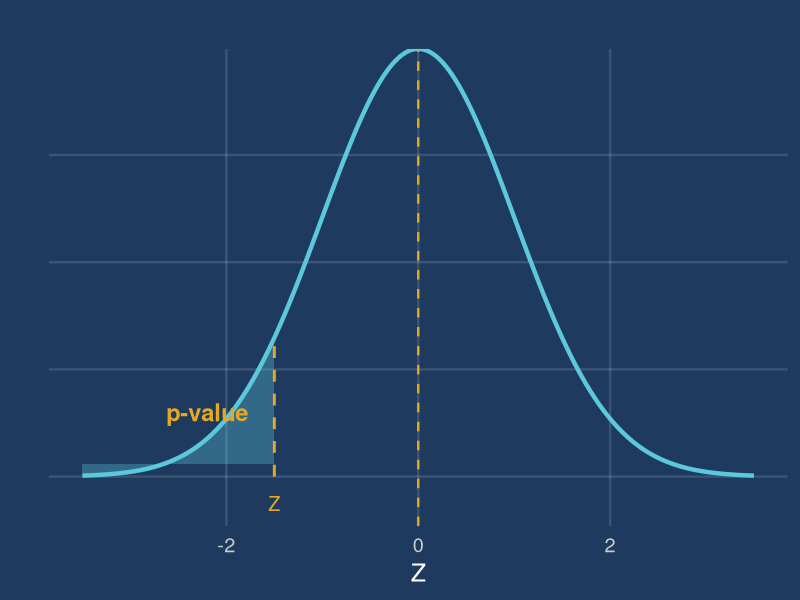
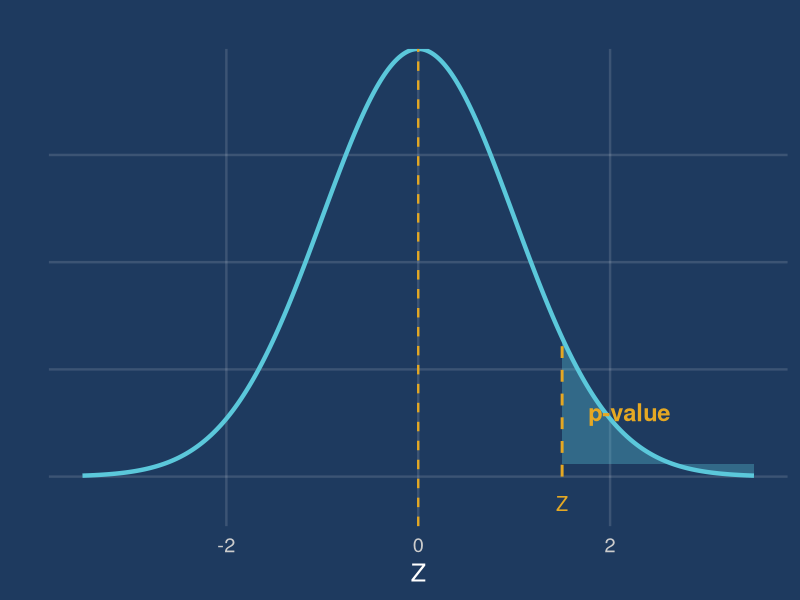
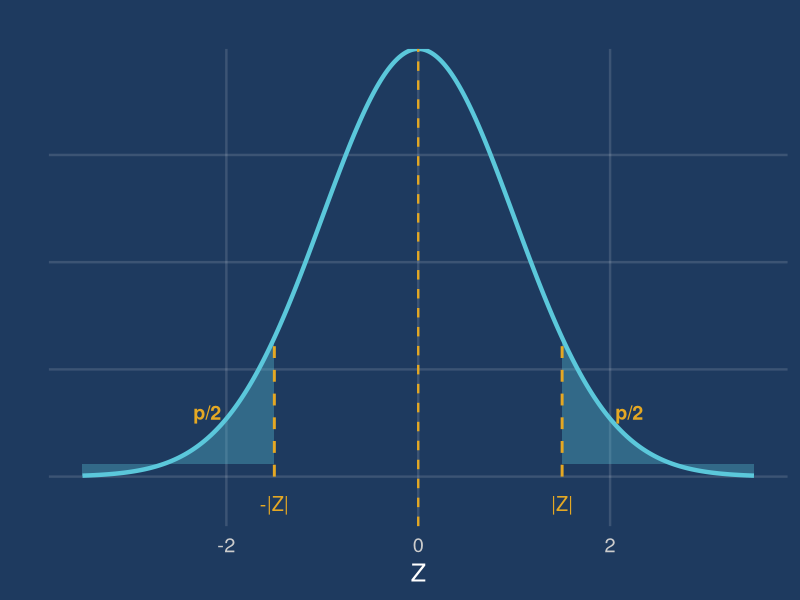

The R script that drew these images, in order:
## ---- chunk 1
#| include: false
library(ggplot2)

theme_section <- function() {
  theme_minimal(base_size = 18) +
  theme(
    plot.background  = element_rect(fill = "#1e3a5f", color = NA),
    panel.background = element_rect(fill = "#1e3a5f", color = NA),
    panel.grid.major = element_line(color = "#ffffff22"),
    panel.grid.minor = element_blank(),
    text             = element_text(color = "white"),
    axis.text        = element_text(color = "#cccccc"),
    plot.title       = element_text(color = "#E5A823", size = 20, face = "bold")
  )
}

# helper: normal curve with shaded region
shade_normal <- function(mu, sigma, shade_from, shade_to,
                         title = "", xlab = "",
                         shade_col = "#5BC8DB55",
                         line_col = "#5BC8DB",
                         xlim_low = mu - 3.5 * sigma,
                         xlim_high = mu + 3.5 * sigma) {
  x_all <- seq(xlim_low, xlim_high, length.out = 400)
  y_all <- dnorm(x_all, mu, sigma)
  x_shade <- seq(max(shade_from, xlim_low), min(shade_to, xlim_high), length.out = 400)
  y_shade <- dnorm(x_shade, mu, sigma)

  gap <- max(y_all) * 0.03
  df_curve <- data.frame(x = x_all, y = y_all)
  df_shade <- data.frame(x = c(x_shade[1], x_shade, x_shade[length(x_shade)]),
                         y = c(gap, y_shade, gap))

  ggplot() +
    geom_polygon(data = df_shade, aes(x, y),
                 fill = shade_col, color = NA) +
    geom_line(data = df_curve, aes(x, y),
              color = line_col, linewidth = 1.5) +
    geom_vline(xintercept = mu, color = "#E5A823", linewidth = 0.8, linetype = "dashed") +
    labs(title = title, x = xlab, y = "") +
    scale_y_continuous(expand = expansion(mult = c(0.05, 0))) +
    theme_section() +
    theme(axis.text.y = element_blank(),
          axis.ticks.y = element_blank(),
          plot.title = element_text(size = 18))
}
## ---- chunk 2
#| echo: false
#| fig-width: 9
#| fig-height: 4
#| fig-align: center
shade_normal(0, 1, -4, -1.5,
             title = "",
             xlab = "Z") +
  annotate("text", x = -2.2, y = 0.06, label = "p-value",
           color = "#E5A823", size = 6, fontface = "bold") +
  annotate("segment", x = -1.5, xend = -1.5, y = 0, yend = dnorm(-1.5),
           color = "#E5A823", linewidth = 1, linetype = "dashed") +
  annotate("text", x = -1.5, y = -0.025, label = "Z",
           color = "#E5A823", size = 5)
## ---- chunk 3
#| echo: false
#| fig-width: 9
#| fig-height: 4
#| fig-align: center
shade_normal(0, 1, 1.5, 4,
             title = "",
             xlab = "Z") +
  annotate("text", x = 2.2, y = 0.06, label = "p-value",
           color = "#E5A823", size = 6, fontface = "bold") +
  annotate("segment", x = 1.5, xend = 1.5, y = 0, yend = dnorm(1.5),
           color = "#E5A823", linewidth = 1, linetype = "dashed") +
  annotate("text", x = 1.5, y = -0.025, label = "Z",
           color = "#E5A823", size = 5)
## ---- chunk 4
#| echo: false
#| fig-width: 9
#| fig-height: 4
#| fig-align: center
shade_normal(0, 1, 1.5, 4, title = "", xlab = "Z") +
  geom_polygon(
    data = data.frame(
      x = c(-3.5, seq(-3.5, -1.5, length.out = 200), -1.5),
      y = c(dnorm(0) * 0.03, dnorm(seq(-3.5, -1.5, length.out = 200)), dnorm(0) * 0.03)
    ),
    aes(x, y), fill = "#5BC8DB55"
  ) +
  annotate("text", x = -2.2, y = 0.06, label = "p/2",
           color = "#E5A823", size = 5, fontface = "bold") +
  annotate("text", x = 2.2, y = 0.06, label = "p/2",
           color = "#E5A823", size = 5, fontface = "bold") +
  annotate("segment", x = -1.5, xend = -1.5, y = 0, yend = dnorm(-1.5),
           color = "#E5A823", linewidth = 1, linetype = "dashed") +
  annotate("segment", x = 1.5, xend = 1.5, y = 0, yend = dnorm(1.5),
           color = "#E5A823", linewidth = 1, linetype = "dashed") +
  annotate("text", x = -1.5, y = -0.025, label = "-|Z|",
           color = "#E5A823", size = 5) +
  annotate("text", x = 1.5, y = -0.025, label = "|Z|",
           color = "#E5A823", size = 5)
